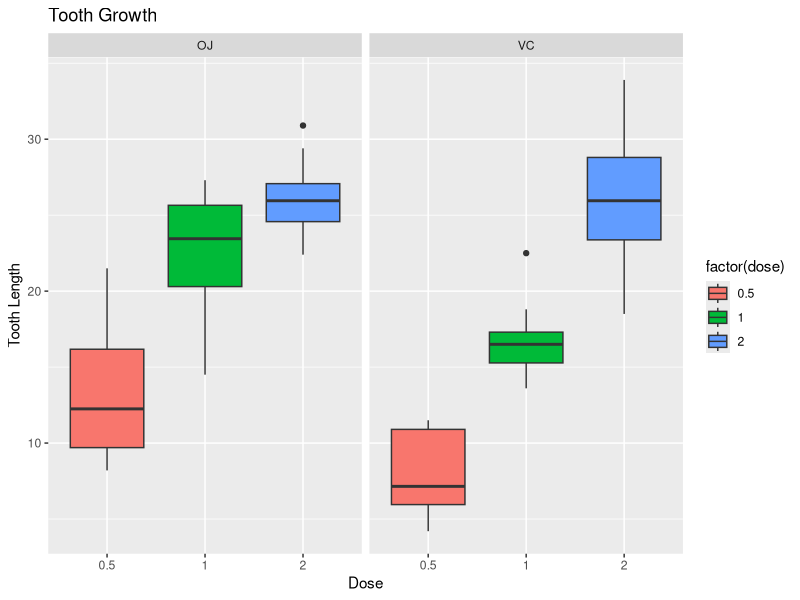

This chart was generated by the following R code:
## ---- chunk 1
    suppressWarnings(library(plyr));
    suppressWarnings(library(ggplot2));
## ---- chunk 2
    library(datasets);
    g <- ggplot(ToothGrowth, aes(x=factor(dose), y=len, fill=factor(dose)))
    g <- g + geom_boxplot() + facet_grid(.~supp) 
    g <- g + ggtitle("Tooth Growth") + labs(x="Dose", y="Tooth Length")
    g
## ---- chunk 3
    dim(ToothGrowth);
    head(ToothGrowth, n=5);
    summary(ToothGrowth);
## ---- chunk 4

    t.test(x=ToothGrowth$len, y=ToothGrowth$dose, conf.level=0.95, paired=F);


    t.test(ToothGrowth$len[ToothGrowth$supp=="OJ"], ToothGrowth$len[ToothGrowth$supp=="VC"],
           con.levle=0.95, paired=T);
